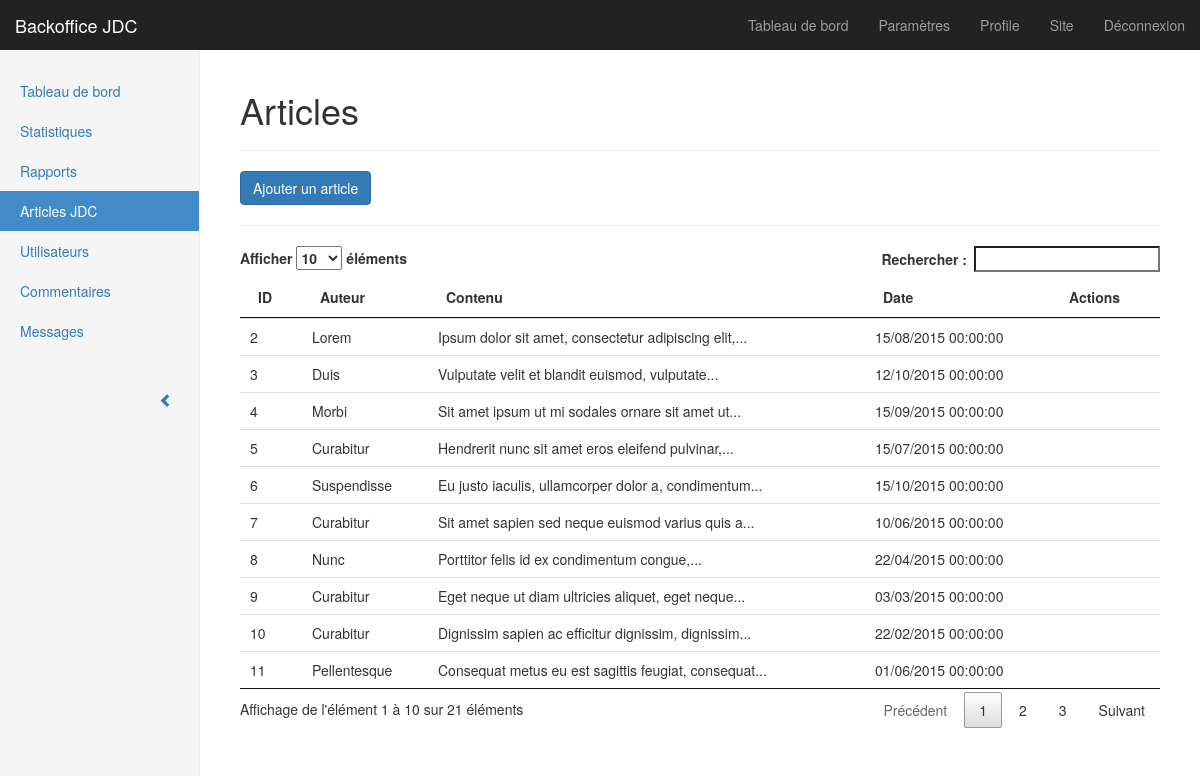
/admin/articles.php (signed in), run on the app's committed database.
### tables this page shows
CREATE TABLE IF NOT EXISTS `articles` (
`id` int(11) unsigned NOT NULL,
  `name` varchar(100) NOT NULL,
  `content` text NOT NULL,
  `creation_date` datetime NOT NULL
);

### inc/func.php (called while the page is built, shortened)
<?php
function cutString($text, $max_length, $end = '...') {
	$sep = '[@]';
	if ($max_length > 0 && strlen($text) > $max_length) {
		$text = wordwrap($text, $max_length, $sep, true);
		$text = explode($sep, $text);
		return $text[0].$end;
	}
	return $text;
}
function getFormatDate($date, $format = 'd/m/Y') {
	return date($format, strtotime($date));
}

### admin/articles.php (the view)
<?php
require_once 'partials/header.php';
$query = $db->query('SELECT * FROM articles ORDER BY creation_date DESC');
$articles = $query->fetchAll();
?>
		<h1>Articles</h1>
		<hr>
		<a href="article-add.php" class="btn btn-primary">Ajouter un article</a>
		<hr>
		<table id="table-dynamic" class="table table-hover">
			<thead>
				<tr>
					<th>ID</th>
					<th>Auteur</th>
					<th>Contenu</th>
					<th>Date</th>
					<th>Actions</th>
				</tr>
			</thead>
			<tbody>
				<?php foreach($articles as $article) { ?>
				<tr>
					<td><?= $article['id'] ?></td>
					<td><?= ucfirst($article['name']) ?></td>
					<td><?= cutString($article['content'], 50) ?></td>
					<td><?= getFormatDate($article['creation_date'], 'd/m/Y H:i:s') ?></td>
					<td>
					</td>
				</tr>
				<?php } ?>
			</tbody>
		</table>
<?php require_once 'partials/footer.php' ?>

### admin/css/styles.css (style rules this page uses)
body { padding-top: 50px; }

### data on the page
articles: id "6", name "Suspendisse", content "Eu justo iaculis, ullamcorper dolor a, condimentum...", creation_date "15/10/2015 00:00:00"
articles: id "3", name "Duis", content "Vulputate velit et blandit euismod, vulputate...", creation_date "12/10/2015 00:00:00"
articles: id "4", name "Morbi", content "Sit amet ipsum ut mi sodales ornare sit amet ut...", creation_date "15/09/2015 00:00:00"
articles: id "2", name "Lorem", content "Ipsum dolor sit amet, consectetur adipiscing elit,...", creation_date "15/08/2015 00:00:00"
articles: id "5", name "Curabitur", content "Hendrerit nunc sit amet eros eleifend pulvinar,...", creation_date "15/07/2015 00:00:00"
articles: id "7", name "Curabitur", content "Sit amet sapien sed neque euismod varius quis a...", creation_date "10/06/2015 00:00:00"
articles: id "11", name "Pellentesque", content "Consequat metus eu est sagittis feugiat, consequat...", creation_date "01/06/2015 00:00:00"
articles: id "8", name "Nunc", content "Porttitor felis id ex condimentum congue,...", creation_date "22/04/2015 00:00:00"
articles: id "9", name "Curabitur", content "Eget neque ut diam ultricies aliquet, eget neque...", creation_date "03/03/2015 00:00:00"
articles: id "10", name "Curabitur", content "Dignissim sapien ac efficitur dignissim, dignissim...", creation_date "22/02/2015 00:00:00"

### other printed values
$page_name "Tableau de bord"
$page_name "Statistiques"
$page_name "Rapports"
$page_name "Articles JDC"
$page_name "Utilisateurs"
$page_name "Commentaires"
$page_name "Messages"
